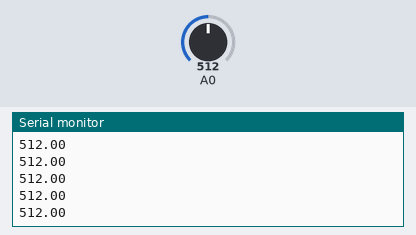
The sketch below on a simulated Arduino Uno, built with avr-gcc and run on an emulated ATmega328P. On the bench: the last lines printed to the serial monitor. The inputs (shaded band) are chosen by the test bench; at power-on: A0 = 512.

Above: at 1.2 s.
1.3 s: A0 set to 716
At 2.0 s:
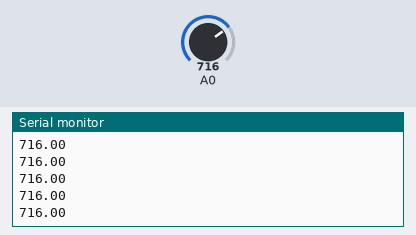
2.8 s: A0 set to 900
At 3.8 s:
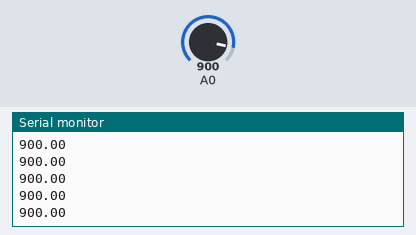
Timing chart, 0 to 5.8 s (numbered marks = the images above; inputs shaded):
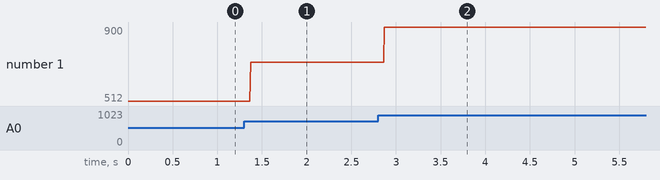

The sketch:

potentiometer.ino
```cpp
void setup() {
  // Setup a serial connection to the computer
  Serial.begin(9600);
}

void loop() {
  // get a value
  float value = analogRead(A0);
  //print the value
  Serial.println(value);
}
```

Measured:
- after the input at 1.3 s, the serial monitor: prints a new line after 0.07 s (image 1)
- after the input at 2.8 s, the serial monitor: prints a new line after 0.07 s (image 2)
- plotted number 1: 512 → 716 after the input at 1.3 s, 716 → 900 after the input at 2.8 s
